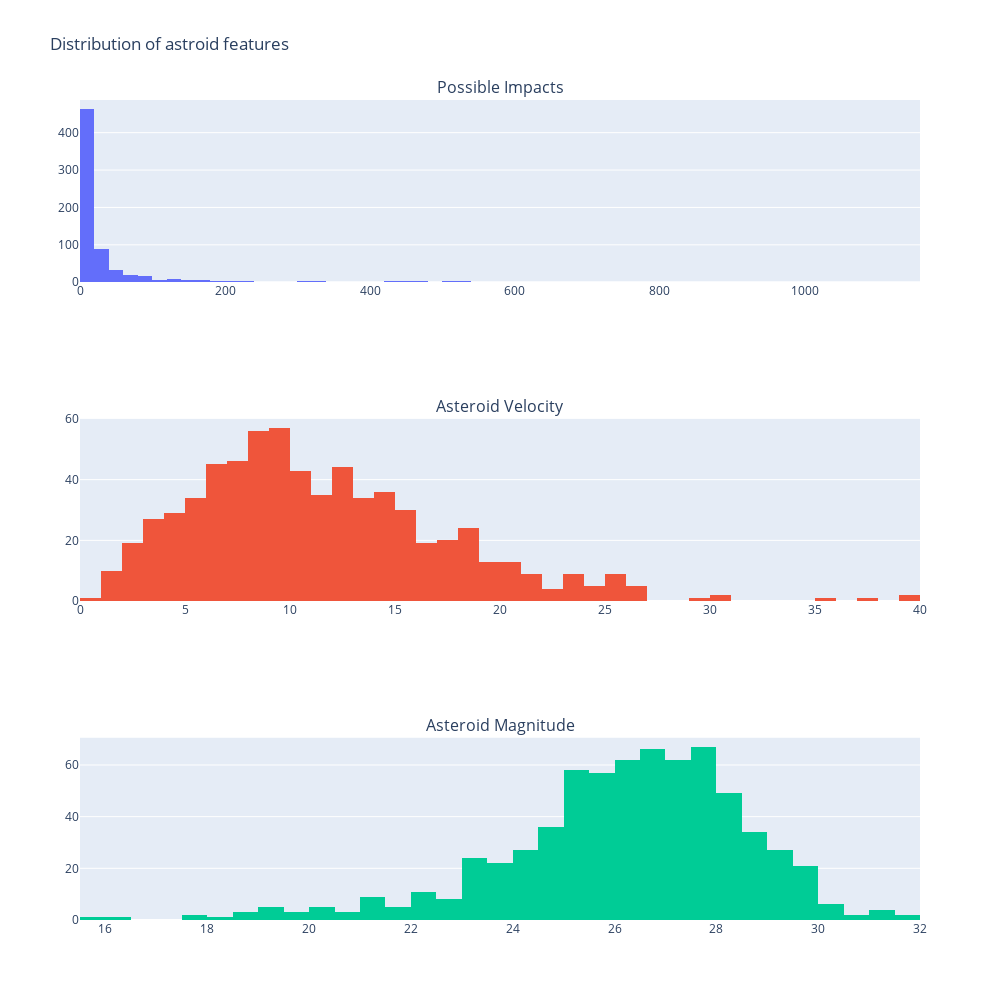

Notebook code for this chart:
### Code cell
histogram = make_subplots(rows=3, cols=1, subplot_titles=('Possible Impacts','Asteroid Velocity', 'Asteroid Magnitude' ))

histogram.add_trace(go.Histogram(x=Impacts['Possible Impacts'], name="Possible Impacts"), row=1, col=1) 
histogram.add_trace(go.Histogram(x=Impacts['Asteroid Velocity'], name="Asteroid Velocity"), row=2, col=1) 
histogram.add_trace(go.Histogram(x=Impacts['Asteroid Magnitude'], name="Asteroid Magnitude"), row=3, col=1) 
histogram.update_layout(showlegend=False, title_text="Distribution of astroid features", width=1000, height=1000)

histogram.show()

### Figure 1 — Plotly figure (JSON) as saved in the notebook; plotly's stock layout.template omitted (floating-point values rounded to 4 significant figures; data arrays with more than 128 entries replaced by an {"elided": "..."} marker saying what was removed)
{"data": [{"name": "Possible Impacts", "type": "histogram", "x": {"elided": "683 int values"}, "xaxis": "x", "yaxis": "y"}, {"name": "Asteroid Velocity", "type": "histogram", "x": {"elided": "683 float values"}, "xaxis": "x2", "yaxis": "y2"}, {"name": "Asteroid Magnitude", "type": "histogram", "x": {"elided": "683 float values"}, "xaxis": "x3", "yaxis": "y3"}], "layout": {"annotations": [{"font": {"size": 16}, "showarrow": false, "text": "Possible Impacts", "x": 0.5, "xanchor": "center", "xref": "paper", "y": 1, "yanchor": "bottom", "yref": "paper"}, {"font": {"size": 16}, "showarrow": false, "text": "Asteroid Velocity", "x": 0.5, "xanchor": "center", "xref": "paper", "y": 0.6111, "yanchor": "bottom", "yref": "paper"}, {"font": {"size": 16}, "showarrow": false, "text": "Asteroid Magnitude", "x": 0.5, "xanchor": "center", "xref": "paper", "y": 0.2222, "yanchor": "bottom", "yref": "paper"}], "height": 1000, "showlegend": false, "title": {"text": "Distribution of astroid features"}, "width": 1000, "xaxis": {"anchor": "y", "domain": [0, 1]}, "xaxis2": {"anchor": "y2", "domain": [0, 1]}, "xaxis3": {"anchor": "y3", "domain": [0, 1]}, "yaxis": {"anchor": "x", "domain": [0.7778, 1]}, "yaxis2": {"anchor": "x2", "domain": [0.3889, 0.6111]}, "yaxis3": {"anchor": "x3", "domain": [0, 0.2222]}}}
